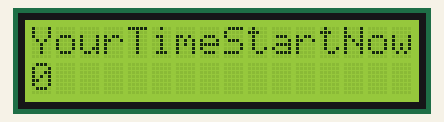
This sketch was run on a simulated Arduino Uno, built with avr-gcc and run on an emulated ATmega328P. Parts: 16×2 character LCD.

Above: at 0.1 s.
At 4.1 s:
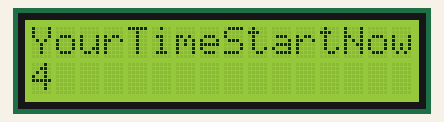
At 9.1 s:
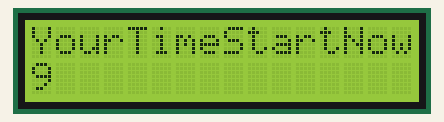
At 19.1 s:
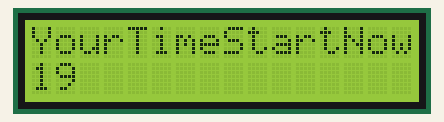
At 29.1 s:
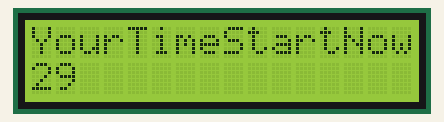
At 39.1 s:
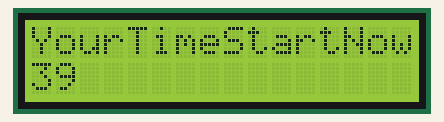

Measured:
- what the display in image 1 shows lasts 1.0 s, from 4.0 s to 5.0 s

The sketch:

LCD_with_arduino.ino
```cpp
#include<LiquidCrystal.h>
LiquidCrystal lcd(2,3,4,5,6,7);
void setup()
{
lcd.begin(16, 2);
  lcd.print("YourTimeStartNow");
}

void loop()
{
 lcd.setCursor(0, 1);
  lcd.print(millis() / 1000);
}
```
